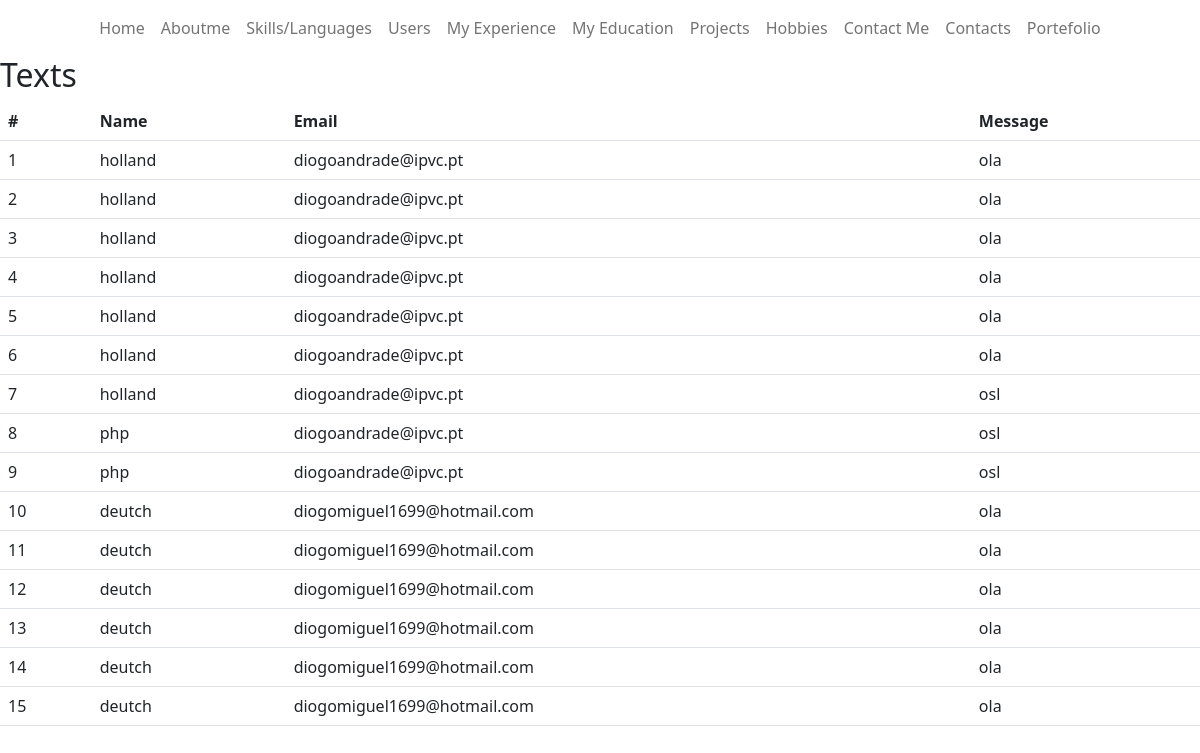
Page /CMS/pages/contactme/read.php on the committed database.
### tables this page shows
CREATE TABLE `contactsform` (
  `id` int(11) NOT NULL,
  `name` varchar(100) NOT NULL,
  `email` varchar(100) NOT NULL,
  `message` varchar(300) NOT NULL
);

### CMS/pages/contactme/read.php (the view, shortened to what this page needs)
<?php
$pdo = pdo_connect_mysql();
$page = isset($_GET['page']) && is_numeric($_GET['page']) ? (int)$_GET['page'] : 1;
$records_per_page = 20;
$stmt = $pdo->prepare('SELECT * FROM contactsform ORDER BY id LIMIT :current_page, :record_per_page');
$stmt->bindValue(':current_page', ($page-1)*$records_per_page, PDO::PARAM_INT);
$stmt->bindValue(':record_per_page', $records_per_page, PDO::PARAM_INT);
$stmt->execute();
$texts = $stmt->fetchAll(PDO::FETCH_ASSOC);
?>
<div class="content read">
<?php
require_once "../../navbars/navbaradmin.php";
?>
	<h2>Texts</h2>
	<table class="table">
  <thead>
    <tr>
      <th scope="col-1">#</th>
      <th scope="col-1">Name</th>
      <th scope="col-2">Email</th>
      <th scope="col-8" class="large-col text-nowrap">Message</th>
    </tr>
  </thead>
  <tbody>
    <?php foreach ($texts as $text): ?>
    <tr>
      <td><?=$text['id']?></td>
      <td><?=$text['name']?></td>
      <td><?=$text['email']?></td>
      <td colspan="8"><?=$text['message']?></td>
    </tr>
    <?php endforeach; ?>
  </tbody>
</table>
</div>

### rows in the picture
contactsform: id "1", name "holland", email "diogoandrade@ipvc.pt", message "ola"
contactsform: id "2", name "holland", email "diogoandrade@ipvc.pt", message "ola"
contactsform: id "3", name "holland", email "diogoandrade@ipvc.pt", message "ola"
contactsform: id "4", name "holland", email "diogoandrade@ipvc.pt", message "ola"
contactsform: id "5", name "holland", email "diogoandrade@ipvc.pt", message "ola"
contactsform: id "6", name "holland", email "diogoandrade@ipvc.pt", message "ola"
contactsform: id "7", name "holland", email "diogoandrade@ipvc.pt", message "osl"
contactsform: id "8", name "php", email "diogoandrade@ipvc.pt", message "osl"
contactsform: id "9", name "php", email "diogoandrade@ipvc.pt", message "osl"
contactsform: id "10", name "deutch", email "diogomiguel1699@hotmail.com", message "ola"
contactsform: id "11", name "deutch", email "diogomiguel1699@hotmail.com", message "ola"
contactsform: id "12", name "deutch", email "diogomiguel1699@hotmail.com", message "ola"
contactsform: id "13", name "deutch", email "diogomiguel1699@hotmail.com", message "ola"
contactsform: id "14", name "deutch", email "diogomiguel1699@hotmail.com", message "ola"
contactsform: id "15", name "deutch", email "diogomiguel1699@hotmail.com", message "ola"
